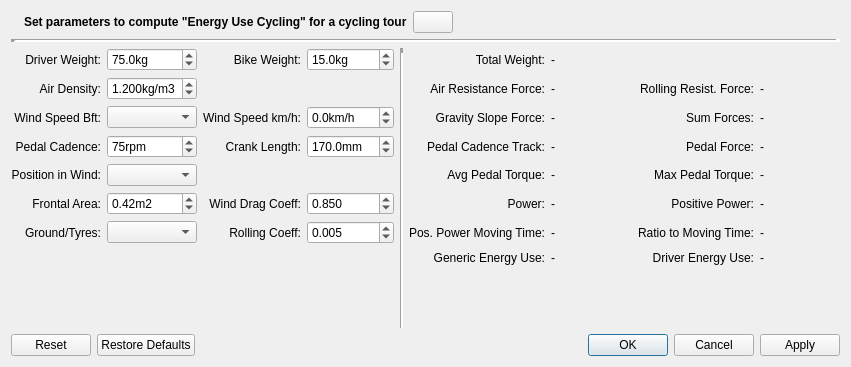
<?xml version="1.0" encoding="UTF-8"?>
<ui version="4.0">
 <class>IEnergyCyclingDialog</class>
 <widget class="QDialog" name="IEnergyCyclingDialog">
  <property name="geometry">
   <rect>
    <x>0</x>
    <y>0</y>
    <width>851</width>
    <height>367</height>
   </rect>
  </property>
  <property name="windowTitle">
   <string>Energy Use Cycling Parameter Set</string>
  </property>
  <layout class="QVBoxLayout" name="verticalLayout">
   <item>
    <layout class="QHBoxLayout" name="horizontalLayout_2">
     <item>
      <widget class="QLabel" name="labelIcon">
       <property name="toolTip">
        <string/>
       </property>
       <property name="text">
        <string/>
       </property>
       <property name="pixmap">
        <pixmap resource="../../resources.qrc">:/icons/48x48/EnergyCycling.png</pixmap>
       </property>
       <property name="alignment">
        <set>Qt::AlignmentFlag::AlignRight|Qt::AlignmentFlag::AlignTrailing|Qt::AlignmentFlag::AlignVCenter</set>
       </property>
      </widget>
     </item>
     <item>
      <widget class="QLabel" name="label_2">
       <property name="font">
        <font>
         <bold>true</bold>
        </font>
       </property>
       <property name="text">
        <string>Set parameters to compute &quot;Energy Use Cycling&quot; for a cycling tour</string>
       </property>
      </widget>
     </item>
     <item>
      <widget class="QPushButton" name="pushHelp">
       <property name="text">
        <string/>
       </property>
       <property name="icon">
        <iconset resource="../../resources.qrc">
         <normaloff>:/icons/32x32/Help.png</normaloff>:/icons/32x32/Help.png</iconset>
       </property>
      </widget>
     </item>
     <item>
      <spacer name="horizontalSpacer">
       <property name="orientation">
        <enum>Qt::Orientation::Horizontal</enum>
       </property>
       <property name="sizeHint" stdset="0">
        <size>
         <width>40</width>
         <height>20</height>
        </size>
       </property>
      </spacer>
     </item>
    </layout>
   </item>
   <item>
    <widget class="Line" name="line_3">
     <property name="lineWidth">
      <number>5</number>
     </property>
     <property name="orientation">
      <enum>Qt::Orientation::Horizontal</enum>
     </property>
    </widget>
   </item>
   <item>
    <layout class="QHBoxLayout" name="horizontalLayout">
     <property name="bottomMargin">
      <number>0</number>
     </property>
     <item>
      <layout class="QGridLayout" name="gridLayout">
       <item row="9" column="7">
        <widget class="QLabel" name="label_35">
         <property name="text">
          <string>Driver Energy Use:</string>
         </property>
         <property name="alignment">
          <set>Qt::AlignmentFlag::AlignRight|Qt::AlignmentFlag::AlignTrailing|Qt::AlignmentFlag::AlignVCenter</set>
         </property>
        </widget>
       </item>
       <item row="2" column="6">
        <widget class="QLabel" name="labelTotalWeight">
         <property name="toolTip">
          <string>&lt;p&gt;The total weight in kg of driver and bike including clothes and luggage.&lt;/p&gt;</string>
         </property>
         <property name="text">
          <string notr="true">-</string>
         </property>
         <property name="textFormat">
          <enum>Qt::TextFormat::AutoText</enum>
         </property>
        </widget>
       </item>
       <item row="7" column="3">
        <widget class="QDoubleSpinBox" name="spinWindDragCoeff">
         <property name="toolTip">
          <string>&lt;p&gt;The wind drag coefficient (cw value) indicates the wind slip of the driver and bicycle in relation to the air (wind).&lt;/p&gt;
&lt;p&gt;The greater this value, the more force is required to overcome the wind force.&lt;/p&gt;
&lt;p&gt;Typical values for bicycles are between 0.2 and 1.2.&lt;/p&gt;</string>
         </property>
         <property name="suffix">
          <string/>
         </property>
         <property name="decimals">
          <number>3</number>
         </property>
         <property name="minimum">
          <double>0.100000000000000</double>
         </property>
         <property name="maximum">
          <double>2.000000000000000</double>
         </property>
         <property name="singleStep">
          <double>0.001000000000000</double>
         </property>
         <property name="value">
          <double>0.850000000000000</double>
         </property>
        </widget>
       </item>
       <item row="7" column="2">
        <widget class="QLabel" name="label_15">
         <property name="text">
          <string>Wind Drag Coeff:</string>
         </property>
         <property name="alignment">
          <set>Qt::AlignmentFlag::AlignRight|Qt::AlignmentFlag::AlignTrailing|Qt::AlignmentFlag::AlignVCenter</set>
         </property>
        </widget>
       </item>
       <item row="4" column="8">
        <widget class="QLabel" name="labelSumForce">
         <property name="toolTip">
          <string>&lt;p&gt;The sum of the average force required for the track to overcome wind resistance, rolling resistance and slope.&lt;/p&gt;
&lt;p&gt;This value can be negative for strong tailwind and/or downhill.&lt;/p&gt;</string>
         </property>
         <property name="text">
          <string notr="true">-</string>
         </property>
         <property name="textFormat">
          <enum>Qt::TextFormat::AutoText</enum>
         </property>
        </widget>
       </item>
       <item row="9" column="8">
        <widget class="QLabel" name="labelDriverEnergy">
         <property name="toolTip">
          <string>&lt;p&gt;The energy use (consumption) in kcal by transforming the positive power by the driver.&lt;/p&gt;
&lt;p&gt;The muscle efficiency ratio ist considered by 23%.&lt;/p&gt;</string>
         </property>
         <property name="text">
          <string notr="true">-</string>
         </property>
         <property name="textFormat">
          <enum>Qt::TextFormat::AutoText</enum>
         </property>
        </widget>
       </item>
       <item row="2" column="4" rowspan="11">
        <widget class="Line" name="line">
         <property name="frameShadow">
          <enum>QFrame::Shadow::Sunken</enum>
         </property>
         <property name="lineWidth">
          <number>5</number>
         </property>
         <property name="orientation">
          <enum>Qt::Orientation::Vertical</enum>
         </property>
        </widget>
       </item>
       <item row="8" column="1">
        <widget class="QComboBox" name="comboGround">
         <property name="toolTip">
          <string>&lt;p&gt;The predefined selection for the type of ground surface and the tyres.&lt;/p&gt;
&lt;p&gt;To be used to determine the rolling resistance coefficient.&lt;/p&gt;</string>
         </property>
        </widget>
       </item>
       <item row="7" column="0">
        <widget class="QLabel" name="label_16">
         <property name="text">
          <string>Frontal Area:</string>
         </property>
         <property name="alignment">
          <set>Qt::AlignmentFlag::AlignRight|Qt::AlignmentFlag::AlignTrailing|Qt::AlignmentFlag::AlignVCenter</set>
         </property>
        </widget>
       </item>
       <item row="4" column="6">
        <widget class="QLabel" name="labelGravitySlopeForce">
         <property name="toolTip">
          <string>&lt;p&gt;The gravity slope force is the force in Newton needed on average over all track points to overcome the slope on downhill or uphill.&lt;/p&gt;
&lt;p&gt;When mostly downhill driving, the gravity slope force can be negative.&lt;/p&gt;</string>
         </property>
         <property name="text">
          <string notr="true">-</string>
         </property>
         <property name="textFormat">
          <enum>Qt::TextFormat::AutoText</enum>
         </property>
        </widget>
       </item>
       <item row="4" column="7">
        <widget class="QLabel" name="label_28">
         <property name="text">
          <string>Sum Forces:</string>
         </property>
         <property name="alignment">
          <set>Qt::AlignmentFlag::AlignRight|Qt::AlignmentFlag::AlignTrailing|Qt::AlignmentFlag::AlignVCenter</set>
         </property>
        </widget>
       </item>
       <item row="3" column="7">
        <widget class="QLabel" name="label_24">
         <property name="text">
          <string>Rolling Resist. Force:</string>
         </property>
         <property name="alignment">
          <set>Qt::AlignmentFlag::AlignRight|Qt::AlignmentFlag::AlignTrailing|Qt::AlignmentFlag::AlignVCenter</set>
         </property>
        </widget>
       </item>
       <item row="4" column="5">
        <widget class="QLabel" name="label_26">
         <property name="text">
          <string>Gravity Slope Force:</string>
         </property>
         <property name="alignment">
          <set>Qt::AlignmentFlag::AlignRight|Qt::AlignmentFlag::AlignTrailing|Qt::AlignmentFlag::AlignVCenter</set>
         </property>
        </widget>
       </item>
       <item row="3" column="1">
        <widget class="QDoubleSpinBox" name="spinAirDensity">
         <property name="toolTip">
          <string>&lt;p&gt;The air density depends on barometric air pressure, altitude and temperature.&lt;/p&gt;
&lt;p&gt;Examples:
&lt;ul&gt;
&lt;li&gt;Sea level: 1.226kg/m3&lt;/li&gt;
&lt;li&gt;1,500 meter: 1.056kg/m3&lt;/li&gt;
&lt;li&gt;3,000 meter: 0.905kg/m3&lt;/li&gt;
&lt;/ul&gt;&lt;/p&gt;</string>
         </property>
         <property name="suffix">
          <string notr="true">kg/m3</string>
         </property>
         <property name="decimals">
          <number>3</number>
         </property>
         <property name="minimum">
          <double>0.500000000000000</double>
         </property>
         <property name="maximum">
          <double>1.500000000000000</double>
         </property>
         <property name="singleStep">
          <double>0.001000000000000</double>
         </property>
         <property name="value">
          <double>1.200000000000000</double>
         </property>
        </widget>
       </item>
       <item row="4" column="2">
        <widget class="QLabel" name="label_9">
         <property name="text">
          <string>Wind Speed km/h:</string>
         </property>
         <property name="alignment">
          <set>Qt::AlignmentFlag::AlignRight|Qt::AlignmentFlag::AlignTrailing|Qt::AlignmentFlag::AlignVCenter</set>
         </property>
        </widget>
       </item>
       <item row="9" column="6">
        <widget class="QLabel" name="labelGenericEnergy">
         <property name="toolTip">
          <string>&lt;p&gt;The generic energy use (consumption) in WattHour (Joule * 1h / 3600s) transforming the positive power.&lt;/p&gt;</string>
         </property>
         <property name="text">
          <string notr="true">-</string>
         </property>
         <property name="textFormat">
          <enum>Qt::TextFormat::AutoText</enum>
         </property>
        </widget>
       </item>
       <item row="6" column="0">
        <widget class="QLabel" name="label_13">
         <property name="text">
          <string>Position in Wind:</string>
         </property>
         <property name="alignment">
          <set>Qt::AlignmentFlag::AlignRight|Qt::AlignmentFlag::AlignTrailing|Qt::AlignmentFlag::AlignVCenter</set>
         </property>
        </widget>
       </item>
       <item row="3" column="0">
        <widget class="QLabel" name="label_6">
         <property name="text">
          <string>Air Density:</string>
         </property>
         <property name="alignment">
          <set>Qt::AlignmentFlag::AlignRight|Qt::AlignmentFlag::AlignTrailing|Qt::AlignmentFlag::AlignVCenter</set>
         </property>
        </widget>
       </item>
       <item row="2" column="1">
        <widget class="QDoubleSpinBox" name="spinDriverWeight">
         <property name="toolTip">
          <string>&lt;p&gt;The weight of the driver in kg including clothes.&lt;/p&gt;</string>
         </property>
         <property name="whatsThis">
          <string/>
         </property>
         <property name="suffix">
          <string notr="true">kg</string>
         </property>
         <property name="decimals">
          <number>1</number>
         </property>
         <property name="minimum">
          <double>20.000000000000000</double>
         </property>
         <property name="maximum">
          <double>250.000000000000000</double>
         </property>
         <property name="singleStep">
          <double>0.100000000000000</double>
         </property>
         <property name="value">
          <double>75.000000000000000</double>
         </property>
        </widget>
       </item>
       <item row="5" column="0">
        <widget class="QLabel" name="label_19">
         <property name="text">
          <string>Pedal Cadence:</string>
         </property>
         <property name="alignment">
          <set>Qt::AlignmentFlag::AlignRight|Qt::AlignmentFlag::AlignTrailing|Qt::AlignmentFlag::AlignVCenter</set>
         </property>
        </widget>
       </item>
       <item row="2" column="3">
        <widget class="QDoubleSpinBox" name="spinBikeWeight">
         <property name="toolTip">
          <string>&lt;p&gt;The weight of the bicycle in kg including luggage.&lt;/p&gt;</string>
         </property>
         <property name="suffix">
          <string notr="true">kg</string>
         </property>
         <property name="decimals">
          <number>1</number>
         </property>
         <property name="minimum">
          <double>5.000000000000000</double>
         </property>
         <property name="maximum">
          <double>100.000000000000000</double>
         </property>
         <property name="singleStep">
          <double>0.100000000000000</double>
         </property>
         <property name="value">
          <double>15.000000000000000</double>
         </property>
        </widget>
       </item>
       <item row="2" column="5">
        <widget class="QLabel" name="label_1">
         <property name="toolTip">
          <string/>
         </property>
         <property name="text">
          <string>Total Weight:</string>
         </property>
         <property name="alignment">
          <set>Qt::AlignmentFlag::AlignRight|Qt::AlignmentFlag::AlignTrailing|Qt::AlignmentFlag::AlignVCenter</set>
         </property>
        </widget>
       </item>
       <item row="4" column="1">
        <widget class="QComboBox" name="comboWindSpeed">
         <property name="toolTip">
          <string>&lt;p&gt;The values for the wind speed in Beaufort scale for specifying the wind speed in km/h.&lt;/p&gt;
&lt;p&gt;Positive values for headwind and negative values for tailwind.&lt;/p&gt;</string>
         </property>
        </widget>
       </item>
       <item row="9" column="5">
        <widget class="QLabel" name="label_11">
         <property name="text">
          <string>Generic Energy Use:</string>
         </property>
         <property name="alignment">
          <set>Qt::AlignmentFlag::AlignRight|Qt::AlignmentFlag::AlignTrailing|Qt::AlignmentFlag::AlignVCenter</set>
         </property>
        </widget>
       </item>
       <item row="4" column="0">
        <widget class="QLabel" name="label_3">
         <property name="text">
          <string>Wind Speed Bft:</string>
         </property>
         <property name="alignment">
          <set>Qt::AlignmentFlag::AlignRight|Qt::AlignmentFlag::AlignTrailing|Qt::AlignmentFlag::AlignVCenter</set>
         </property>
        </widget>
       </item>
       <item row="5" column="1">
        <widget class="QDoubleSpinBox" name="spinPedalCadence">
         <property name="toolTip">
          <string>&lt;p&gt;The average pedal cadence in rpm is needed to calculate the Positive Pedal Force.&lt;/p&gt;
&lt;p&gt;Realistic values are between 50 and 100 rpm.&lt;/p&gt;</string>
         </property>
         <property name="suffix">
          <string>rpm</string>
         </property>
         <property name="decimals">
          <number>0</number>
         </property>
         <property name="minimum">
          <double>10.000000000000000</double>
         </property>
         <property name="maximum">
          <double>250.000000000000000</double>
         </property>
         <property name="singleStep">
          <double>1.000000000000000</double>
         </property>
         <property name="value">
          <double>75.000000000000000</double>
         </property>
        </widget>
       </item>
       <item row="3" column="8">
        <widget class="QLabel" name="labelRollResistForce">
         <property name="toolTip">
          <string>&lt;p&gt;The rolling resistance force is the force in Newton required on average over all track points to overcome the rolling resistance.&lt;/p&gt;</string>
         </property>
         <property name="text">
          <string notr="true">-</string>
         </property>
         <property name="textFormat">
          <enum>Qt::TextFormat::AutoText</enum>
         </property>
        </widget>
       </item>
       <item row="2" column="0">
        <widget class="QLabel" name="label_0">
         <property name="toolTip">
          <string/>
         </property>
         <property name="text">
          <string>Driver Weight:</string>
         </property>
         <property name="alignment">
          <set>Qt::AlignmentFlag::AlignRight|Qt::AlignmentFlag::AlignTrailing|Qt::AlignmentFlag::AlignVCenter</set>
         </property>
        </widget>
       </item>
       <item row="6" column="1">
        <widget class="QComboBox" name="comboWindPosition">
         <property name="toolTip">
          <string>&lt;p&gt;The values for the type of seat position as pre-selection for the wind frontal area in m2 and the drag coefficient (cw value).&lt;/p&gt;</string>
         </property>
        </widget>
       </item>
       <item row="8" column="0">
        <widget class="QLabel" name="label_14">
         <property name="text">
          <string>Ground/Tyres:</string>
         </property>
         <property name="alignment">
          <set>Qt::AlignmentFlag::AlignRight|Qt::AlignmentFlag::AlignTrailing|Qt::AlignmentFlag::AlignVCenter</set>
         </property>
        </widget>
       </item>
       <item row="8" column="2">
        <widget class="QLabel" name="label_17">
         <property name="text">
          <string>Rolling Coeff:</string>
         </property>
         <property name="alignment">
          <set>Qt::AlignmentFlag::AlignRight|Qt::AlignmentFlag::AlignTrailing|Qt::AlignmentFlag::AlignVCenter</set>
         </property>
        </widget>
       </item>
       <item row="4" column="3">
        <widget class="QDoubleSpinBox" name="spinWindSpeed">
         <property name="toolTip">
          <string>&lt;p&gt;The wind speed in km/h is taken into account when calculating the force required to overcome the air drag.&lt;/p&gt;
&lt;p&gt;Positive values for headwind and negative values for tailwind are taken into account.&lt;/p&gt;
&lt;p&gt;The value can be changed independently of the Beaufort scale value.&lt;/p&gt;</string>
         </property>
         <property name="suffix">
          <string notr="true">km/h</string>
         </property>
         <property name="decimals">
          <number>1</number>
         </property>
         <property name="minimum">
          <double>-100.000000000000000</double>
         </property>
         <property name="singleStep">
          <double>0.100000000000000</double>
         </property>
         <property name="value">
          <double>0.000000000000000</double>
         </property>
        </widget>
       </item>
       <item row="3" column="5">
        <widget class="QLabel" name="label_23">
         <property name="text">
          <string>Air Resistance Force:</string>
         </property>
         <property name="alignment">
          <set>Qt::AlignmentFlag::AlignRight|Qt::AlignmentFlag::AlignTrailing|Qt::AlignmentFlag::AlignVCenter</set>
         </property>
        </widget>
       </item>
       <item row="8" column="3">
        <widget class="QDoubleSpinBox" name="spinRollingCoeff">
         <property name="toolTip">
          <string>&lt;p&gt;The rolling resistance coefficient (cr value) specifies the force used to overcome the rolling resistance.&lt;/p&gt;
&lt;p&gt;The relevant factors are the road surface and the tyres.&lt;/p&gt;
&lt;p&gt;The higher this value is, the more force is required to overcome the rolling resistance.&lt;/p&gt;</string>
         </property>
         <property name="buttonSymbols">
          <enum>QAbstractSpinBox::ButtonSymbols::UpDownArrows</enum>
         </property>
         <property name="suffix">
          <string/>
         </property>
         <property name="decimals">
          <number>3</number>
         </property>
         <property name="minimum">
          <double>0.000000000000000</double>
         </property>
         <property name="maximum">
          <double>0.500000000000000</double>
         </property>
         <property name="singleStep">
          <double>0.001000000000000</double>
         </property>
         <property name="value">
          <double>0.005000000000000</double>
         </property>
        </widget>
       </item>
       <item row="2" column="2">
        <widget class="QLabel" name="label_8">
         <property name="toolTip">
          <string/>
         </property>
         <property name="text">
          <string>Bike Weight:</string>
         </property>
         <property name="alignment">
          <set>Qt::AlignmentFlag::AlignRight|Qt::AlignmentFlag::AlignTrailing|Qt::AlignmentFlag::AlignVCenter</set>
         </property>
        </widget>
       </item>
       <item row="7" column="1">
        <widget class="QDoubleSpinBox" name="spinFrontalArea">
         <property name="toolTip">
          <string>&lt;p&gt;The frontal area in m2 (driver, bicycle, bags, etc.) exposed to the wind.&lt;/p&gt;</string>
         </property>
         <property name="suffix">
          <string notr="true">m2</string>
         </property>
         <property name="decimals">
          <number>2</number>
         </property>
         <property name="minimum">
          <double>0.200000000000000</double>
         </property>
         <property name="maximum">
          <double>1.500000000000000</double>
         </property>
         <property name="singleStep">
          <double>0.010000000000000</double>
         </property>
         <property name="value">
          <double>0.420000000000000</double>
         </property>
        </widget>
       </item>
       <item row="5" column="2">
        <widget class="QLabel" name="label_20">
         <property name="text">
          <string>Crank Length:</string>
         </property>
         <property name="alignment">
          <set>Qt::AlignmentFlag::AlignRight|Qt::AlignmentFlag::AlignTrailing|Qt::AlignmentFlag::AlignVCenter</set>
         </property>
        </widget>
       </item>
       <item row="3" column="6">
        <widget class="QLabel" name="labelAirResistForce">
         <property name="toolTip">
          <string>&lt;p&gt;The air resistance force is the force in Newton required on average over all track points to overcome the air resistance.&lt;/p&gt;
&lt;p&gt;The airstream, headwind and tailwind are taken into account.&lt;/p&gt;
&lt;p&gt;With a strong tailwind this value can be negative.&lt;/p&gt;</string>
         </property>
         <property name="text">
          <string notr="true">-</string>
         </property>
         <property name="textFormat">
          <enum>Qt::TextFormat::AutoText</enum>
         </property>
        </widget>
       </item>
       <item row="8" column="5">
        <widget class="QLabel" name="label_31">
         <property name="text">
          <string>Pos. Power Moving Time:</string>
         </property>
         <property name="alignment">
          <set>Qt::AlignmentFlag::AlignRight|Qt::AlignmentFlag::AlignTrailing|Qt::AlignmentFlag::AlignVCenter</set>
         </property>
        </widget>
       </item>
       <item row="8" column="6">
        <widget class="QLabel" name="labelPowerMovingTime">
         <property name="toolTip">
          <string>&lt;p&gt;The time in moving and with positive power by the driver.&lt;/p&gt;
&lt;p&gt;Times with negative power in strong tail wind or downhill driving are not taken into account.&lt;/p&gt;</string>
         </property>
         <property name="text">
          <string notr="true">-</string>
         </property>
         <property name="textFormat">
          <enum>Qt::TextFormat::AutoText</enum>
         </property>
        </widget>
       </item>
       <item row="8" column="7">
        <widget class="QLabel" name="label_33">
         <property name="text">
          <string>Ratio to Moving Time:</string>
         </property>
         <property name="alignment">
          <set>Qt::AlignmentFlag::AlignRight|Qt::AlignmentFlag::AlignTrailing|Qt::AlignmentFlag::AlignVCenter</set>
         </property>
        </widget>
       </item>
       <item row="8" column="8">
        <widget class="QLabel" name="labelPowerMovingTimeRatio">
         <property name="toolTip">
          <string>&lt;p&gt;The ratio of the power moving time related to the track moving time in percent.&lt;/p&gt;
&lt;p&gt;The lower the ratio the greater the influence of tailwind and/or downhill driving.&lt;/p&gt;</string>
         </property>
         <property name="text">
          <string notr="true">-</string>
         </property>
         <property name="textFormat">
          <enum>Qt::TextFormat::AutoText</enum>
         </property>
        </widget>
       </item>
       <item row="7" column="5">
        <widget class="QLabel" name="label_7">
         <property name="text">
          <string>Power:</string>
         </property>
         <property name="alignment">
          <set>Qt::AlignmentFlag::AlignRight|Qt::AlignmentFlag::AlignTrailing|Qt::AlignmentFlag::AlignVCenter</set>
         </property>
        </widget>
       </item>
       <item row="7" column="6">
        <widget class="QLabel" name="labelPower">
         <property name="toolTip">
          <string>&lt;p&gt;The power in Watt on average over all track points.&lt;/p&gt;
&lt;p&gt;Negative power from strong tailwind or downhill driving are taken into account.&lt;/p&gt;</string>
         </property>
         <property name="text">
          <string notr="true">-</string>
         </property>
         <property name="textFormat">
          <enum>Qt::TextFormat::AutoText</enum>
         </property>
        </widget>
       </item>
       <item row="7" column="7">
        <widget class="QLabel" name="label_4">
         <property name="text">
          <string>Positive Power:</string>
         </property>
         <property name="alignment">
          <set>Qt::AlignmentFlag::AlignRight|Qt::AlignmentFlag::AlignTrailing|Qt::AlignmentFlag::AlignVCenter</set>
         </property>
        </widget>
       </item>
       <item row="7" column="8">
        <widget class="QLabel" name="labelPositivePower">
         <property name="toolTip">
          <string>&lt;p&gt;The positive power in Watt that must be applied on average for all track points.&lt;/p&gt;
&lt;p&gt;Negative power from strong tailwind or downhill driving are not taken into account.&lt;/p&gt;
&lt;p&gt;This power must be applied by the driver on average for the track.&lt;/p&gt;</string>
         </property>
         <property name="text">
          <string notr="true">-</string>
         </property>
         <property name="textFormat">
          <enum>Qt::TextFormat::AutoText</enum>
         </property>
        </widget>
       </item>
       <item row="5" column="5">
        <widget class="QLabel" name="label_10">
         <property name="text">
          <string>Pedal Cadence Track:</string>
         </property>
         <property name="alignment">
          <set>Qt::AlignmentFlag::AlignRight|Qt::AlignmentFlag::AlignTrailing|Qt::AlignmentFlag::AlignVCenter</set>
         </property>
        </widget>
       </item>
       <item row="5" column="6">
        <widget class="QLabel" name="labelPedalCadenceTrk">
         <property name="toolTip">
          <string>&lt;p&gt;If a cadence sensor is used and cadence values are stored in the track data then this values will be used instead of the pedal cadence value given by the user inside this dialog.&lt;/p&gt;&lt;p&gt;The pedal cadence track value is the average cadence in rpm of all track point with positve power and a cadence greater than zero.&lt;/p&gt;</string>
         </property>
         <property name="text">
          <string notr="true">-</string>
         </property>
         <property name="textFormat">
          <enum>Qt::TextFormat::AutoText</enum>
         </property>
        </widget>
       </item>
       <item row="5" column="3">
        <widget class="QDoubleSpinBox" name="spinCrankLength">
         <property name="toolTip">
          <string>&lt;p&gt;The crank length given in mm.&lt;/p&gt;</string>
         </property>
         <property name="whatsThis">
          <string/>
         </property>
         <property name="suffix">
          <string notr="true">mm</string>
         </property>
         <property name="decimals">
          <number>1</number>
         </property>
         <property name="minimum">
          <double>20.000000000000000</double>
         </property>
         <property name="maximum">
          <double>250.000000000000000</double>
         </property>
         <property name="singleStep">
          <double>0.500000000000000</double>
         </property>
         <property name="value">
          <double>170.000000000000000</double>
         </property>
        </widget>
       </item>
       <item row="5" column="7">
        <widget class="QLabel" name="label_5">
         <property name="text">
          <string>Pedal Force:</string>
         </property>
         <property name="alignment">
          <set>Qt::AlignmentFlag::AlignRight|Qt::AlignmentFlag::AlignTrailing|Qt::AlignmentFlag::AlignVCenter</set>
         </property>
        </widget>
       </item>
       <item row="5" column="8">
        <widget class="QLabel" name="labelPedalForce">
         <property name="toolTip">
          <string>&lt;p&gt;The pedal force in Newton applied to the pedal on average over all track points.&lt;/p&gt;&lt;p&gt;Negative forces from strong tail wind or downhill driving are not considered.&lt;/p&gt;&lt;p&gt;This force must be applied to the pedal by the driver.&lt;/p&gt;&lt;p&gt;The higher the pedal cadence, the lower the pedal force.&lt;/p&gt;&lt;p&gt;The calculation is based on an even force distribution over the crank rotation without force peaks. &lt;/p&gt;</string>
         </property>
         <property name="text">
          <string notr="true">-</string>
         </property>
         <property name="textFormat">
          <enum>Qt::TextFormat::AutoText</enum>
         </property>
        </widget>
       </item>
       <item row="6" column="5">
        <widget class="QLabel" name="label_12">
         <property name="text">
          <string>Avg Pedal Torque:</string>
         </property>
         <property name="alignment">
          <set>Qt::AlignmentFlag::AlignRight|Qt::AlignmentFlag::AlignTrailing|Qt::AlignmentFlag::AlignVCenter</set>
         </property>
        </widget>
       </item>
       <item row="6" column="6">
        <widget class="QLabel" name="labelPedalTorque">
         <property name="toolTip">
          <string>&lt;p&gt;The average pedal torque in Newtonmeter is derived from the average pedal force and the crank length.&lt;/p&gt;</string>
         </property>
         <property name="text">
          <string notr="true">-</string>
         </property>
         <property name="textFormat">
          <enum>Qt::TextFormat::AutoText</enum>
         </property>
        </widget>
       </item>
       <item row="6" column="7">
        <widget class="QLabel" name="label_18">
         <property name="text">
          <string>Max Pedal Torque:</string>
         </property>
         <property name="alignment">
          <set>Qt::AlignmentFlag::AlignRight|Qt::AlignmentFlag::AlignTrailing|Qt::AlignmentFlag::AlignVCenter</set>
         </property>
        </widget>
       </item>
       <item row="6" column="8">
        <widget class="QLabel" name="labelMaxPedalTorque">
         <property name="toolTip">
          <string>&lt;p&gt;The maximum pedal torque in Newtonmeter is derived from the average pedal force and the crank length.&lt;/p&gt;</string>
         </property>
         <property name="text">
          <string notr="true">-</string>
         </property>
         <property name="textFormat">
          <enum>Qt::TextFormat::AutoText</enum>
         </property>
        </widget>
       </item>
      </layout>
     </item>
    </layout>
   </item>
   <item>
    <widget class="QDialogButtonBox" name="buttonBox">
     <property name="toolTip">
      <string/>
     </property>
     <property name="orientation">
      <enum>Qt::Orientation::Horizontal</enum>
     </property>
     <property name="standardButtons">
      <set>QDialogButtonBox::StandardButton::Apply|QDialogButtonBox::StandardButton::Cancel|QDialogButtonBox::StandardButton::Ok|QDialogButtonBox::StandardButton::Reset|QDialogButtonBox::StandardButton::RestoreDefaults</set>
     </property>
    </widget>
   </item>
  </layout>
 </widget>
 <tabstops>
  <tabstop>pushHelp</tabstop>
  <tabstop>spinDriverWeight</tabstop>
  <tabstop>spinBikeWeight</tabstop>
  <tabstop>spinAirDensity</tabstop>
  <tabstop>comboWindSpeed</tabstop>
  <tabstop>spinWindSpeed</tabstop>
  <tabstop>spinPedalCadence</tabstop>
  <tabstop>comboWindPosition</tabstop>
  <tabstop>spinFrontalArea</tabstop>
  <tabstop>spinWindDragCoeff</tabstop>
  <tabstop>comboGround</tabstop>
  <tabstop>spinRollingCoeff</tabstop>
 </tabstops>
 <resources>
  <include location="../../resources.qrc"/>
 </resources>
 <connections>
  <connection>
   <sender>buttonBox</sender>
   <signal>rejected()</signal>
   <receiver>IEnergyCyclingDialog</receiver>
   <slot>reject()</slot>
   <hints>
    <hint type="sourcelabel">
     <x>316</x>
     <y>260</y>
    </hint>
    <hint type="destinationlabel">
     <x>286</x>
     <y>274</y>
    </hint>
   </hints>
  </connection>
 </connections>
</ui>
